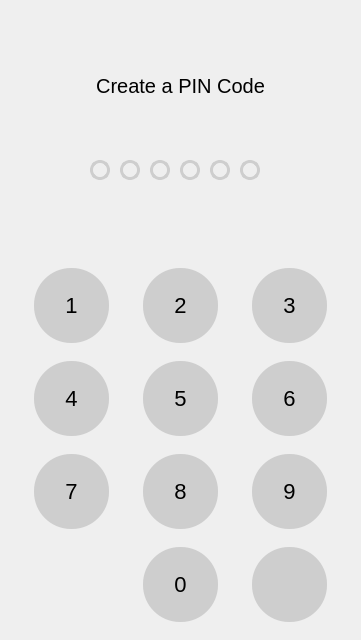
<?xml version="1.0" encoding="UTF-8"?>
<ui version="4.0">
 <class>Form</class>
 <widget class="QWidget" name="Form">
  <property name="geometry">
   <rect>
    <x>0</x>
    <y>0</y>
    <width>361</width>
    <height>640</height>
   </rect>
  </property>
  <property name="windowTitle">
   <string>Form</string>
  </property>
  <widget class="QStackedWidget" name="stackedWidget">
   <property name="geometry">
    <rect>
     <x>0</x>
     <y>0</y>
     <width>361</width>
     <height>641</height>
    </rect>
   </property>
   <property name="currentIndex">
    <number>0</number>
   </property>
   <widget class="QWidget" name="createpinPage">
    <widget class="QWidget" name="gridLayoutWidget">
     <property name="geometry">
      <rect>
       <x>0</x>
       <y>250</y>
       <width>361</width>
       <height>391</height>
      </rect>
     </property>
     <layout class="QGridLayout" name="keyboardGridLayout">
      <property name="spacing">
       <number>0</number>
      </property>
      <item row="2" column="0">
       <widget class="QPushButton" name="pushButton_7">
        <property name="minimumSize">
         <size>
          <width>75</width>
          <height>75</height>
         </size>
        </property>
        <property name="maximumSize">
         <size>
          <width>75</width>
          <height>75</height>
         </size>
        </property>
        <property name="cursor">
         <cursorShape>PointingHandCursor</cursorShape>
        </property>
        <property name="styleSheet">
         <string notr="true">QPushButton
{
	background: #cecece;
	border-radius: 37px;
	font: 22px Arial;
	
}
QPushButton:pressed
{
	background: #bbbbbf;
}</string>
        </property>
        <property name="text">
         <string>7</string>
        </property>
       </widget>
      </item>
      <item row="0" column="0">
       <widget class="QPushButton" name="pushButton_1">
        <property name="minimumSize">
         <size>
          <width>75</width>
          <height>75</height>
         </size>
        </property>
        <property name="maximumSize">
         <size>
          <width>75</width>
          <height>75</height>
         </size>
        </property>
        <property name="cursor">
         <cursorShape>PointingHandCursor</cursorShape>
        </property>
        <property name="styleSheet">
         <string notr="true">QPushButton
{
	background: #cecece;
	border-radius: 37px;
	font: 22px Arial;
	
}
QPushButton:pressed
{
	background: #bbbbbf;
}</string>
        </property>
        <property name="text">
         <string>1</string>
        </property>
       </widget>
      </item>
      <item row="1" column="1">
       <widget class="QPushButton" name="pushButton_5">
        <property name="minimumSize">
         <size>
          <width>75</width>
          <height>75</height>
         </size>
        </property>
        <property name="maximumSize">
         <size>
          <width>75</width>
          <height>75</height>
         </size>
        </property>
        <property name="cursor">
         <cursorShape>PointingHandCursor</cursorShape>
        </property>
        <property name="styleSheet">
         <string notr="true">QPushButton
{
	background: #cecece;
	border-radius: 37px;
	font: 22px Arial;
	
}
QPushButton:pressed
{
	background: #bbbbbf;
}</string>
        </property>
        <property name="text">
         <string>5</string>
        </property>
       </widget>
      </item>
      <item row="0" column="2">
       <widget class="QPushButton" name="pushButton_3">
        <property name="minimumSize">
         <size>
          <width>75</width>
          <height>75</height>
         </size>
        </property>
        <property name="maximumSize">
         <size>
          <width>75</width>
          <height>75</height>
         </size>
        </property>
        <property name="cursor">
         <cursorShape>PointingHandCursor</cursorShape>
        </property>
        <property name="styleSheet">
         <string notr="true">QPushButton
{
	background: #cecece;
	border-radius: 37px;
	font: 22px Arial;
	
}
QPushButton:pressed
{
	background: #bbbbbf;
}</string>
        </property>
        <property name="text">
         <string>3</string>
        </property>
       </widget>
      </item>
      <item row="1" column="0">
       <widget class="QPushButton" name="pushButton_4">
        <property name="minimumSize">
         <size>
          <width>75</width>
          <height>75</height>
         </size>
        </property>
        <property name="maximumSize">
         <size>
          <width>75</width>
          <height>75</height>
         </size>
        </property>
        <property name="cursor">
         <cursorShape>PointingHandCursor</cursorShape>
        </property>
        <property name="styleSheet">
         <string notr="true">QPushButton
{
	background: #cecece;
	border-radius: 37px;
	font: 22px Arial;
	
}
QPushButton:pressed
{
	background: #bbbbbf;
}</string>
        </property>
        <property name="text">
         <string>4</string>
        </property>
       </widget>
      </item>
      <item row="0" column="1">
       <widget class="QPushButton" name="pushButton_2">
        <property name="sizePolicy">
         <sizepolicy hsizetype="Minimum" vsizetype="Minimum">
          <horstretch>0</horstretch>
          <verstretch>0</verstretch>
         </sizepolicy>
        </property>
        <property name="minimumSize">
         <size>
          <width>75</width>
          <height>75</height>
         </size>
        </property>
        <property name="maximumSize">
         <size>
          <width>75</width>
          <height>75</height>
         </size>
        </property>
        <property name="cursor">
         <cursorShape>PointingHandCursor</cursorShape>
        </property>
        <property name="styleSheet">
         <string notr="true">QPushButton
{
	background: #cecece;
	border-radius: 37px;
	font: 22px Arial;
	
}
QPushButton:pressed
{
	background: #bbbbbf;
}</string>
        </property>
        <property name="text">
         <string>2</string>
        </property>
        <property name="iconSize">
         <size>
          <width>16</width>
          <height>16</height>
         </size>
        </property>
        <property name="flat">
         <bool>false</bool>
        </property>
       </widget>
      </item>
      <item row="2" column="2">
       <widget class="QPushButton" name="pushButton_9">
        <property name="minimumSize">
         <size>
          <width>75</width>
          <height>75</height>
         </size>
        </property>
        <property name="maximumSize">
         <size>
          <width>75</width>
          <height>75</height>
         </size>
        </property>
        <property name="cursor">
         <cursorShape>PointingHandCursor</cursorShape>
        </property>
        <property name="styleSheet">
         <string notr="true">QPushButton
{
	background: #cecece;
	border-radius: 37px;
	font: 22px Arial;
	
}
QPushButton:pressed
{
	background: #bbbbbf;
}</string>
        </property>
        <property name="text">
         <string>9</string>
        </property>
       </widget>
      </item>
      <item row="3" column="1">
       <widget class="QPushButton" name="pushButton_0">
        <property name="minimumSize">
         <size>
          <width>75</width>
          <height>75</height>
         </size>
        </property>
        <property name="maximumSize">
         <size>
          <width>75</width>
          <height>75</height>
         </size>
        </property>
        <property name="cursor">
         <cursorShape>PointingHandCursor</cursorShape>
        </property>
        <property name="styleSheet">
         <string notr="true">QPushButton
{
	background: #cecece;
	border-radius: 37px;
	font: 22px Arial;
	
}
QPushButton:pressed
{
	background: #bbbbbf;
}</string>
        </property>
        <property name="text">
         <string>0</string>
        </property>
       </widget>
      </item>
      <item row="1" column="2">
       <widget class="QPushButton" name="pushButton_6">
        <property name="minimumSize">
         <size>
          <width>75</width>
          <height>75</height>
         </size>
        </property>
        <property name="maximumSize">
         <size>
          <width>75</width>
          <height>75</height>
         </size>
        </property>
        <property name="cursor">
         <cursorShape>PointingHandCursor</cursorShape>
        </property>
        <property name="styleSheet">
         <string notr="true">QPushButton
{
	background: #cecece;
	border-radius: 37px;
	font: 22px Arial;
	
}
QPushButton:pressed
{
	background: #bbbbbf;
}</string>
        </property>
        <property name="text">
         <string>6</string>
        </property>
       </widget>
      </item>
      <item row="2" column="1">
       <widget class="QPushButton" name="pushButton_8">
        <property name="minimumSize">
         <size>
          <width>75</width>
          <height>75</height>
         </size>
        </property>
        <property name="maximumSize">
         <size>
          <width>75</width>
          <height>75</height>
         </size>
        </property>
        <property name="cursor">
         <cursorShape>PointingHandCursor</cursorShape>
        </property>
        <property name="styleSheet">
         <string notr="true">QPushButton
{
	background: #cecece;
	border-radius: 37px;
	font: 22px Arial;
	
}
QPushButton:pressed
{
	background: #bbbbbf;
}</string>
        </property>
        <property name="text">
         <string>8</string>
        </property>
       </widget>
      </item>
      <item row="3" column="2">
       <widget class="QPushButton" name="pushButton_delete">
        <property name="minimumSize">
         <size>
          <width>75</width>
          <height>75</height>
         </size>
        </property>
        <property name="maximumSize">
         <size>
          <width>75</width>
          <height>75</height>
         </size>
        </property>
        <property name="cursor">
         <cursorShape>PointingHandCursor</cursorShape>
        </property>
        <property name="styleSheet">
         <string notr="true">QPushButton
{
	background: #cecece;
	border-radius: 37px;
	font: 22px Arial;
	
}
QPushButton:pressed
{
	background: #bbbbbf;
}</string>
        </property>
        <property name="text">
         <string/>
        </property>
        <property name="icon">
         <iconset>
          <normaloff>images/delete.png</normaloff>images/delete.png</iconset>
        </property>
        <property name="iconSize">
         <size>
          <width>25</width>
          <height>25</height>
         </size>
        </property>
       </widget>
      </item>
     </layout>
    </widget>
    <widget class="QLabel" name="createapincodeLabel">
     <property name="geometry">
      <rect>
       <x>0</x>
       <y>70</y>
       <width>361</width>
       <height>31</height>
      </rect>
     </property>
     <property name="font">
      <font>
       <family>Arial</family>
       <pointsize>-1</pointsize>
       <italic>false</italic>
       <bold>false</bold>
      </font>
     </property>
     <property name="styleSheet">
      <string notr="true">font: 20px Arial;
color: black;</string>
     </property>
     <property name="text">
      <string>Create a PIN Code</string>
     </property>
     <property name="alignment">
      <set>Qt::AlignCenter</set>
     </property>
    </widget>
    <widget class="QPushButton" name="pin1">
     <property name="geometry">
      <rect>
       <x>90</x>
       <y>160</y>
       <width>20</width>
       <height>20</height>
      </rect>
     </property>
     <property name="minimumSize">
      <size>
       <width>20</width>
       <height>20</height>
      </size>
     </property>
     <property name="maximumSize">
      <size>
       <width>20</width>
       <height>20</height>
      </size>
     </property>
     <property name="styleSheet">
      <string notr="true">QPushButton
{
	border-radius: 10px;
	border: 3px solid #cecece;
}
</string>
     </property>
     <property name="text">
      <string/>
     </property>
    </widget>
    <widget class="QPushButton" name="pin2">
     <property name="geometry">
      <rect>
       <x>120</x>
       <y>160</y>
       <width>20</width>
       <height>20</height>
      </rect>
     </property>
     <property name="minimumSize">
      <size>
       <width>20</width>
       <height>20</height>
      </size>
     </property>
     <property name="maximumSize">
      <size>
       <width>20</width>
       <height>20</height>
      </size>
     </property>
     <property name="styleSheet">
      <string notr="true">QPushButton
{
	border-radius: 10px;
	border: 3px solid #cecece;
}
</string>
     </property>
     <property name="text">
      <string/>
     </property>
    </widget>
    <widget class="QPushButton" name="pin3">
     <property name="geometry">
      <rect>
       <x>150</x>
       <y>160</y>
       <width>20</width>
       <height>20</height>
      </rect>
     </property>
     <property name="minimumSize">
      <size>
       <width>20</width>
       <height>20</height>
      </size>
     </property>
     <property name="maximumSize">
      <size>
       <width>20</width>
       <height>20</height>
      </size>
     </property>
     <property name="styleSheet">
      <string notr="true">QPushButton
{
	border-radius: 10px;
	border: 3px solid #cecece;
}
</string>
     </property>
     <property name="text">
      <string/>
     </property>
    </widget>
    <widget class="QPushButton" name="pin4">
     <property name="geometry">
      <rect>
       <x>180</x>
       <y>160</y>
       <width>20</width>
       <height>20</height>
      </rect>
     </property>
     <property name="minimumSize">
      <size>
       <width>20</width>
       <height>20</height>
      </size>
     </property>
     <property name="maximumSize">
      <size>
       <width>20</width>
       <height>20</height>
      </size>
     </property>
     <property name="styleSheet">
      <string notr="true">QPushButton
{
	border-radius: 10px;
	border: 3px solid #cecece;
}
</string>
     </property>
     <property name="text">
      <string/>
     </property>
    </widget>
    <widget class="QPushButton" name="pin6">
     <property name="geometry">
      <rect>
       <x>240</x>
       <y>160</y>
       <width>20</width>
       <height>20</height>
      </rect>
     </property>
     <property name="minimumSize">
      <size>
       <width>20</width>
       <height>20</height>
      </size>
     </property>
     <property name="maximumSize">
      <size>
       <width>20</width>
       <height>20</height>
      </size>
     </property>
     <property name="styleSheet">
      <string notr="true">QPushButton
{
	border-radius: 10px;
	border: 3px solid #cecece;
}
</string>
     </property>
     <property name="text">
      <string/>
     </property>
    </widget>
    <widget class="QPushButton" name="pin5">
     <property name="geometry">
      <rect>
       <x>210</x>
       <y>160</y>
       <width>20</width>
       <height>20</height>
      </rect>
     </property>
     <property name="minimumSize">
      <size>
       <width>20</width>
       <height>20</height>
      </size>
     </property>
     <property name="maximumSize">
      <size>
       <width>20</width>
       <height>20</height>
      </size>
     </property>
     <property name="styleSheet">
      <string notr="true">QPushButton
{
	border-radius: 10px;
	border: 3px solid #cecece;
}
</string>
     </property>
     <property name="text">
      <string/>
     </property>
    </widget>
   </widget>
   <widget class="QWidget" name="confirmpinPage">
    <widget class="QWidget" name="gridLayoutWidget_2">
     <property name="geometry">
      <rect>
       <x>0</x>
       <y>250</y>
       <width>361</width>
       <height>391</height>
      </rect>
     </property>
     <layout class="QGridLayout" name="keyboardGridLayout_2">
      <property name="spacing">
       <number>0</number>
      </property>
      <item row="0" column="0">
       <widget class="QPushButton" name="pushButton_1_2">
        <property name="minimumSize">
         <size>
          <width>75</width>
          <height>75</height>
         </size>
        </property>
        <property name="maximumSize">
         <size>
          <width>75</width>
          <height>75</height>
         </size>
        </property>
        <property name="cursor">
         <cursorShape>PointingHandCursor</cursorShape>
        </property>
        <property name="styleSheet">
         <string notr="true">QPushButton
{
	background: #cecece;
	border-radius: 37px;
	font: 22px Arial;
	
}
QPushButton:pressed
{
	background: #bbbbbf;
}</string>
        </property>
        <property name="text">
         <string>1</string>
        </property>
       </widget>
      </item>
      <item row="1" column="1">
       <widget class="QPushButton" name="pushButton_5_2">
        <property name="minimumSize">
         <size>
          <width>75</width>
          <height>75</height>
         </size>
        </property>
        <property name="maximumSize">
         <size>
          <width>75</width>
          <height>75</height>
         </size>
        </property>
        <property name="cursor">
         <cursorShape>PointingHandCursor</cursorShape>
        </property>
        <property name="styleSheet">
         <string notr="true">QPushButton
{
	background: #cecece;
	border-radius: 37px;
	font: 22px Arial;
	
}
QPushButton:pressed
{
	background: #bbbbbf;
}</string>
        </property>
        <property name="text">
         <string>5</string>
        </property>
       </widget>
      </item>
      <item row="1" column="2">
       <widget class="QPushButton" name="pushButton_6_2">
        <property name="minimumSize">
         <size>
          <width>75</width>
          <height>75</height>
         </size>
        </property>
        <property name="maximumSize">
         <size>
          <width>75</width>
          <height>75</height>
         </size>
        </property>
        <property name="cursor">
         <cursorShape>PointingHandCursor</cursorShape>
        </property>
        <property name="styleSheet">
         <string notr="true">QPushButton
{
	background: #cecece;
	border-radius: 37px;
	font: 22px Arial;
	
}
QPushButton:pressed
{
	background: #bbbbbf;
}</string>
        </property>
        <property name="text">
         <string>6</string>
        </property>
       </widget>
      </item>
      <item row="1" column="0">
       <widget class="QPushButton" name="pushButton_4_2">
        <property name="minimumSize">
         <size>
          <width>75</width>
          <height>75</height>
         </size>
        </property>
        <property name="maximumSize">
         <size>
          <width>75</width>
          <height>75</height>
         </size>
        </property>
        <property name="cursor">
         <cursorShape>PointingHandCursor</cursorShape>
        </property>
        <property name="styleSheet">
         <string notr="true">QPushButton
{
	background: #cecece;
	border-radius: 37px;
	font: 22px Arial;
	
}
QPushButton:pressed
{
	background: #bbbbbf;
}</string>
        </property>
        <property name="text">
         <string>4</string>
        </property>
       </widget>
      </item>
      <item row="0" column="1">
       <widget class="QPushButton" name="pushButton_2_2">
        <property name="minimumSize">
         <size>
          <width>75</width>
          <height>75</height>
         </size>
        </property>
        <property name="maximumSize">
         <size>
          <width>75</width>
          <height>75</height>
         </size>
        </property>
        <property name="cursor">
         <cursorShape>PointingHandCursor</cursorShape>
        </property>
        <property name="styleSheet">
         <string notr="true">QPushButton
{
	background: #cecece;
	border-radius: 37px;
	font: 22px Arial;
	
}
QPushButton:pressed
{
	background: #bbbbbf;
}</string>
        </property>
        <property name="text">
         <string>2</string>
        </property>
       </widget>
      </item>
      <item row="2" column="0">
       <widget class="QPushButton" name="pushButton_7_2">
        <property name="minimumSize">
         <size>
          <width>75</width>
          <height>75</height>
         </size>
        </property>
        <property name="maximumSize">
         <size>
          <width>75</width>
          <height>75</height>
         </size>
        </property>
        <property name="cursor">
         <cursorShape>PointingHandCursor</cursorShape>
        </property>
        <property name="styleSheet">
         <string notr="true">QPushButton
{
	background: #cecece;
	border-radius: 37px;
	font: 22px Arial;
	
}
QPushButton:pressed
{
	background: #bbbbbf;
}</string>
        </property>
        <property name="text">
         <string>7</string>
        </property>
       </widget>
      </item>
      <item row="2" column="1">
       <widget class="QPushButton" name="pushButton_8_2">
        <property name="minimumSize">
         <size>
          <width>75</width>
          <height>75</height>
         </size>
        </property>
        <property name="maximumSize">
         <size>
          <width>75</width>
          <height>75</height>
         </size>
        </property>
        <property name="cursor">
         <cursorShape>PointingHandCursor</cursorShape>
        </property>
        <property name="styleSheet">
         <string notr="true">QPushButton
{
	background: #cecece;
	border-radius: 37px;
	font: 22px Arial;
	
}
QPushButton:pressed
{
	background: #bbbbbf;
}</string>
        </property>
        <property name="text">
         <string>8</string>
        </property>
       </widget>
      </item>
      <item row="2" column="2">
       <widget class="QPushButton" name="pushButton_9_2">
        <property name="minimumSize">
         <size>
          <width>75</width>
          <height>75</height>
         </size>
        </property>
        <property name="maximumSize">
         <size>
          <width>75</width>
          <height>75</height>
         </size>
        </property>
        <property name="cursor">
         <cursorShape>PointingHandCursor</cursorShape>
        </property>
        <property name="styleSheet">
         <string notr="true">QPushButton
{
	background: #cecece;
	border-radius: 37px;
	font: 22px Arial;
	
}
QPushButton:pressed
{
	background: #bbbbbf;
}</string>
        </property>
        <property name="text">
         <string>9</string>
        </property>
       </widget>
      </item>
      <item row="3" column="1">
       <widget class="QPushButton" name="pushButton_0_2">
        <property name="minimumSize">
         <size>
          <width>75</width>
          <height>75</height>
         </size>
        </property>
        <property name="maximumSize">
         <size>
          <width>75</width>
          <height>75</height>
         </size>
        </property>
        <property name="cursor">
         <cursorShape>PointingHandCursor</cursorShape>
        </property>
        <property name="styleSheet">
         <string notr="true">QPushButton
{
	background: #cecece;
	border-radius: 37px;
	font: 22px Arial;
	
}
QPushButton:pressed
{
	background: #bbbbbf;
}</string>
        </property>
        <property name="text">
         <string>0</string>
        </property>
       </widget>
      </item>
      <item row="3" column="2">
       <widget class="QPushButton" name="pushButton_delete_2">
        <property name="minimumSize">
         <size>
          <width>75</width>
          <height>75</height>
         </size>
        </property>
        <property name="maximumSize">
         <size>
          <width>75</width>
          <height>75</height>
         </size>
        </property>
        <property name="cursor">
         <cursorShape>PointingHandCursor</cursorShape>
        </property>
        <property name="styleSheet">
         <string notr="true">QPushButton
{
	background: #cecece;
	border-radius: 37px;
	font: 22px Arial;
	
}
QPushButton:pressed
{
	background: #bbbbbf;
}</string>
        </property>
        <property name="text">
         <string/>
        </property>
        <property name="icon">
         <iconset>
          <normaloff>images/delete.png</normaloff>images/delete.png</iconset>
        </property>
        <property name="iconSize">
         <size>
          <width>25</width>
          <height>25</height>
         </size>
        </property>
       </widget>
      </item>
      <item row="0" column="2">
       <widget class="QPushButton" name="pushButton_3_2">
        <property name="minimumSize">
         <size>
          <width>75</width>
          <height>75</height>
         </size>
        </property>
        <property name="maximumSize">
         <size>
          <width>75</width>
          <height>75</height>
         </size>
        </property>
        <property name="cursor">
         <cursorShape>PointingHandCursor</cursorShape>
        </property>
        <property name="styleSheet">
         <string notr="true">QPushButton
{
	background: #cecece;
	border-radius: 37px;
	font: 22px Arial;
	
}
QPushButton:pressed
{
	background: #bbbbbf;
}</string>
        </property>
        <property name="text">
         <string>3</string>
        </property>
       </widget>
      </item>
     </layout>
    </widget>
    <widget class="QLabel" name="confirmpincodeLabel">
     <property name="geometry">
      <rect>
       <x>0</x>
       <y>70</y>
       <width>361</width>
       <height>31</height>
      </rect>
     </property>
     <property name="font">
      <font>
       <family>Arial</family>
       <pointsize>-1</pointsize>
       <italic>false</italic>
       <bold>false</bold>
      </font>
     </property>
     <property name="styleSheet">
      <string notr="true">font: 20px Arial;
color: black;</string>
     </property>
     <property name="text">
      <string>Confirm PIN Code</string>
     </property>
     <property name="alignment">
      <set>Qt::AlignCenter</set>
     </property>
    </widget>
    <widget class="QPushButton" name="pin1_2">
     <property name="geometry">
      <rect>
       <x>90</x>
       <y>160</y>
       <width>20</width>
       <height>20</height>
      </rect>
     </property>
     <property name="minimumSize">
      <size>
       <width>20</width>
       <height>20</height>
      </size>
     </property>
     <property name="maximumSize">
      <size>
       <width>20</width>
       <height>20</height>
      </size>
     </property>
     <property name="styleSheet">
      <string notr="true">QPushButton
{
	border-radius: 10px;
	border: 3px solid #cecece;
}
</string>
     </property>
     <property name="text">
      <string/>
     </property>
    </widget>
    <widget class="QPushButton" name="pin2_2">
     <property name="geometry">
      <rect>
       <x>120</x>
       <y>160</y>
       <width>20</width>
       <height>20</height>
      </rect>
     </property>
     <property name="minimumSize">
      <size>
       <width>20</width>
       <height>20</height>
      </size>
     </property>
     <property name="maximumSize">
      <size>
       <width>20</width>
       <height>20</height>
      </size>
     </property>
     <property name="styleSheet">
      <string notr="true">QPushButton
{
	border-radius: 10px;
	border: 3px solid #cecece;
}
</string>
     </property>
     <property name="text">
      <string/>
     </property>
    </widget>
    <widget class="QPushButton" name="pin3_2">
     <property name="geometry">
      <rect>
       <x>150</x>
       <y>160</y>
       <width>20</width>
       <height>20</height>
      </rect>
     </property>
     <property name="minimumSize">
      <size>
       <width>20</width>
       <height>20</height>
      </size>
     </property>
     <property name="maximumSize">
      <size>
       <width>20</width>
       <height>20</height>
      </size>
     </property>
     <property name="styleSheet">
      <string notr="true">QPushButton
{
	border-radius: 10px;
	border: 3px solid #cecece;
}
</string>
     </property>
     <property name="text">
      <string/>
     </property>
    </widget>
    <widget class="QPushButton" name="pin4_2">
     <property name="geometry">
      <rect>
       <x>180</x>
       <y>160</y>
       <width>20</width>
       <height>20</height>
      </rect>
     </property>
     <property name="minimumSize">
      <size>
       <width>20</width>
       <height>20</height>
      </size>
     </property>
     <property name="maximumSize">
      <size>
       <width>20</width>
       <height>20</height>
      </size>
     </property>
     <property name="styleSheet">
      <string notr="true">QPushButton
{
	border-radius: 10px;
	border: 3px solid #cecece;
}
</string>
     </property>
     <property name="text">
      <string/>
     </property>
    </widget>
    <widget class="QPushButton" name="pin5_2">
     <property name="geometry">
      <rect>
       <x>210</x>
       <y>160</y>
       <width>20</width>
       <height>20</height>
      </rect>
     </property>
     <property name="minimumSize">
      <size>
       <width>20</width>
       <height>20</height>
      </size>
     </property>
     <property name="maximumSize">
      <size>
       <width>20</width>
       <height>20</height>
      </size>
     </property>
     <property name="styleSheet">
      <string notr="true">QPushButton
{
	border-radius: 10px;
	border: 3px solid #cecece;
}
</string>
     </property>
     <property name="text">
      <string/>
     </property>
    </widget>
    <widget class="QPushButton" name="pin6_2">
     <property name="geometry">
      <rect>
       <x>240</x>
       <y>160</y>
       <width>20</width>
       <height>20</height>
      </rect>
     </property>
     <property name="minimumSize">
      <size>
       <width>20</width>
       <height>20</height>
      </size>
     </property>
     <property name="maximumSize">
      <size>
       <width>20</width>
       <height>20</height>
      </size>
     </property>
     <property name="styleSheet">
      <string notr="true">QPushButton
{
	border-radius: 10px;
	border: 3px solid #cecece;
}
</string>
     </property>
     <property name="text">
      <string/>
     </property>
    </widget>
   </widget>
   <widget class="QWidget" name="enterpinPage">
    <widget class="QPushButton" name="pin1_3">
     <property name="geometry">
      <rect>
       <x>90</x>
       <y>160</y>
       <width>20</width>
       <height>20</height>
      </rect>
     </property>
     <property name="minimumSize">
      <size>
       <width>20</width>
       <height>20</height>
      </size>
     </property>
     <property name="maximumSize">
      <size>
       <width>20</width>
       <height>20</height>
      </size>
     </property>
     <property name="styleSheet">
      <string notr="true">QPushButton
{
	border-radius: 10px;
	border: 3px solid #cecece;
}
</string>
     </property>
     <property name="text">
      <string/>
     </property>
    </widget>
    <widget class="QPushButton" name="pin2_3">
     <property name="geometry">
      <rect>
       <x>120</x>
       <y>160</y>
       <width>20</width>
       <height>20</height>
      </rect>
     </property>
     <property name="minimumSize">
      <size>
       <width>20</width>
       <height>20</height>
      </size>
     </property>
     <property name="maximumSize">
      <size>
       <width>20</width>
       <height>20</height>
      </size>
     </property>
     <property name="styleSheet">
      <string notr="true">QPushButton
{
	border-radius: 10px;
	border: 3px solid #cecece;
}
</string>
     </property>
     <property name="text">
      <string/>
     </property>
    </widget>
    <widget class="QWidget" name="gridLayoutWidget_3">
     <property name="geometry">
      <rect>
       <x>0</x>
       <y>250</y>
       <width>361</width>
       <height>391</height>
      </rect>
     </property>
     <layout class="QGridLayout" name="keyboardGridLayout3">
      <property name="spacing">
       <number>0</number>
      </property>
      <item row="2" column="0">
       <widget class="QPushButton" name="pushButton_7_3">
        <property name="minimumSize">
         <size>
          <width>75</width>
          <height>75</height>
         </size>
        </property>
        <property name="maximumSize">
         <size>
          <width>75</width>
          <height>75</height>
         </size>
        </property>
        <property name="cursor">
         <cursorShape>PointingHandCursor</cursorShape>
        </property>
        <property name="styleSheet">
         <string notr="true">QPushButton
{
	background: #cecece;
	border-radius: 37px;
	font: 22px Arial;
	
}
QPushButton:pressed
{
	background: #bbbbbf;
}</string>
        </property>
        <property name="text">
         <string>7</string>
        </property>
       </widget>
      </item>
      <item row="0" column="0">
       <widget class="QPushButton" name="pushButton_1_3">
        <property name="minimumSize">
         <size>
          <width>75</width>
          <height>75</height>
         </size>
        </property>
        <property name="maximumSize">
         <size>
          <width>75</width>
          <height>75</height>
         </size>
        </property>
        <property name="cursor">
         <cursorShape>PointingHandCursor</cursorShape>
        </property>
        <property name="styleSheet">
         <string notr="true">QPushButton
{
	background: #cecece;
	border-radius: 37px;
	font: 22px Arial;
	
}
QPushButton:pressed
{
	background: #bbbbbf;
}</string>
        </property>
        <property name="text">
         <string>1</string>
        </property>
       </widget>
      </item>
      <item row="1" column="1">
       <widget class="QPushButton" name="pushButton_5_3">
        <property name="minimumSize">
         <size>
          <width>75</width>
          <height>75</height>
         </size>
        </property>
        <property name="maximumSize">
         <size>
          <width>75</width>
          <height>75</height>
         </size>
        </property>
        <property name="cursor">
         <cursorShape>PointingHandCursor</cursorShape>
        </property>
        <property name="styleSheet">
         <string notr="true">QPushButton
{
	background: #cecece;
	border-radius: 37px;
	font: 22px Arial;
	
}
QPushButton:pressed
{
	background: #bbbbbf;
}</string>
        </property>
        <property name="text">
         <string>5</string>
        </property>
       </widget>
      </item>
      <item row="0" column="2">
       <widget class="QPushButton" name="pushButton_3_3">
        <property name="minimumSize">
         <size>
          <width>75</width>
          <height>75</height>
         </size>
        </property>
        <property name="maximumSize">
         <size>
          <width>75</width>
          <height>75</height>
         </size>
        </property>
        <property name="cursor">
         <cursorShape>PointingHandCursor</cursorShape>
        </property>
        <property name="styleSheet">
         <string notr="true">QPushButton
{
	background: #cecece;
	border-radius: 37px;
	font: 22px Arial;
	
}
QPushButton:pressed
{
	background: #bbbbbf;
}</string>
        </property>
        <property name="text">
         <string>3</string>
        </property>
       </widget>
      </item>
      <item row="1" column="0">
       <widget class="QPushButton" name="pushButton_4_3">
        <property name="minimumSize">
         <size>
          <width>75</width>
          <height>75</height>
         </size>
        </property>
        <property name="maximumSize">
         <size>
          <width>75</width>
          <height>75</height>
         </size>
        </property>
        <property name="cursor">
         <cursorShape>PointingHandCursor</cursorShape>
        </property>
        <property name="styleSheet">
         <string notr="true">QPushButton
{
	background: #cecece;
	border-radius: 37px;
	font: 22px Arial;
	
}
QPushButton:pressed
{
	background: #bbbbbf;
}</string>
        </property>
        <property name="text">
         <string>4</string>
        </property>
       </widget>
      </item>
      <item row="0" column="1">
       <widget class="QPushButton" name="pushButton_2_3">
        <property name="sizePolicy">
         <sizepolicy hsizetype="Minimum" vsizetype="Minimum">
          <horstretch>0</horstretch>
          <verstretch>0</verstretch>
         </sizepolicy>
        </property>
        <property name="minimumSize">
         <size>
          <width>75</width>
          <height>75</height>
         </size>
        </property>
        <property name="maximumSize">
         <size>
          <width>75</width>
          <height>75</height>
         </size>
        </property>
        <property name="cursor">
         <cursorShape>PointingHandCursor</cursorShape>
        </property>
        <property name="styleSheet">
         <string notr="true">QPushButton
{
	background: #cecece;
	border-radius: 37px;
	font: 22px Arial;
	
}
QPushButton:pressed
{
	background: #bbbbbf;
}</string>
        </property>
        <property name="text">
         <string>2</string>
        </property>
        <property name="iconSize">
         <size>
          <width>16</width>
          <height>16</height>
         </size>
        </property>
        <property name="flat">
         <bool>false</bool>
        </property>
       </widget>
      </item>
      <item row="2" column="2">
       <widget class="QPushButton" name="pushButton_9_3">
        <property name="minimumSize">
         <size>
          <width>75</width>
          <height>75</height>
         </size>
        </property>
        <property name="maximumSize">
         <size>
          <width>75</width>
          <height>75</height>
         </size>
        </property>
        <property name="cursor">
         <cursorShape>PointingHandCursor</cursorShape>
        </property>
        <property name="styleSheet">
         <string notr="true">QPushButton
{
	background: #cecece;
	border-radius: 37px;
	font: 22px Arial;
	
}
QPushButton:pressed
{
	background: #bbbbbf;
}</string>
        </property>
        <property name="text">
         <string>9</string>
        </property>
       </widget>
      </item>
      <item row="3" column="1">
       <widget class="QPushButton" name="pushButton_0_3">
        <property name="minimumSize">
         <size>
          <width>75</width>
          <height>75</height>
         </size>
        </property>
        <property name="maximumSize">
         <size>
          <width>75</width>
          <height>75</height>
         </size>
        </property>
        <property name="cursor">
         <cursorShape>PointingHandCursor</cursorShape>
        </property>
        <property name="styleSheet">
         <string notr="true">QPushButton
{
	background: #cecece;
	border-radius: 37px;
	font: 22px Arial;
	
}
QPushButton:pressed
{
	background: #bbbbbf;
}</string>
        </property>
        <property name="text">
         <string>0</string>
        </property>
       </widget>
      </item>
      <item row="1" column="2">
       <widget class="QPushButton" name="pushButton_6_3">
        <property name="minimumSize">
         <size>
          <width>75</width>
          <height>75</height>
         </size>
        </property>
        <property name="maximumSize">
         <size>
          <width>75</width>
          <height>75</height>
         </size>
        </property>
        <property name="cursor">
         <cursorShape>PointingHandCursor</cursorShape>
        </property>
        <property name="styleSheet">
         <string notr="true">QPushButton
{
	background: #cecece;
	border-radius: 37px;
	font: 22px Arial;
	
}
QPushButton:pressed
{
	background: #bbbbbf;
}</string>
        </property>
        <property name="text">
         <string>6</string>
        </property>
       </widget>
      </item>
      <item row="2" column="1">
       <widget class="QPushButton" name="pushButton_8_3">
        <property name="minimumSize">
         <size>
          <width>75</width>
          <height>75</height>
         </size>
        </property>
        <property name="maximumSize">
         <size>
          <width>75</width>
          <height>75</height>
         </size>
        </property>
        <property name="cursor">
         <cursorShape>PointingHandCursor</cursorShape>
        </property>
        <property name="styleSheet">
         <string notr="true">QPushButton
{
	background: #cecece;
	border-radius: 37px;
	font: 22px Arial;
	
}
QPushButton:pressed
{
	background: #bbbbbf;
}</string>
        </property>
        <property name="text">
         <string>8</string>
        </property>
       </widget>
      </item>
      <item row="3" column="2">
       <widget class="QPushButton" name="pushButton_delete_3">
        <property name="minimumSize">
         <size>
          <width>75</width>
          <height>75</height>
         </size>
        </property>
        <property name="maximumSize">
         <size>
          <width>75</width>
          <height>75</height>
         </size>
        </property>
        <property name="cursor">
         <cursorShape>PointingHandCursor</cursorShape>
        </property>
        <property name="styleSheet">
         <string notr="true">QPushButton
{
	background: #cecece;
	border-radius: 37px;
	font: 22px Arial;
	
}
QPushButton:pressed
{
	background: #bbbbbf;
}</string>
        </property>
        <property name="text">
         <string/>
        </property>
        <property name="icon">
         <iconset>
          <normaloff>images/delete.png</normaloff>images/delete.png</iconset>
        </property>
        <property name="iconSize">
         <size>
          <width>25</width>
          <height>25</height>
         </size>
        </property>
       </widget>
      </item>
     </layout>
    </widget>
    <widget class="QPushButton" name="pin4_3">
     <property name="geometry">
      <rect>
       <x>180</x>
       <y>160</y>
       <width>20</width>
       <height>20</height>
      </rect>
     </property>
     <property name="minimumSize">
      <size>
       <width>20</width>
       <height>20</height>
      </size>
     </property>
     <property name="maximumSize">
      <size>
       <width>20</width>
       <height>20</height>
      </size>
     </property>
     <property name="styleSheet">
      <string notr="true">QPushButton
{
	border-radius: 10px;
	border: 3px solid #cecece;
}
</string>
     </property>
     <property name="text">
      <string/>
     </property>
    </widget>
    <widget class="QPushButton" name="pin6_3">
     <property name="geometry">
      <rect>
       <x>240</x>
       <y>160</y>
       <width>20</width>
       <height>20</height>
      </rect>
     </property>
     <property name="minimumSize">
      <size>
       <width>20</width>
       <height>20</height>
      </size>
     </property>
     <property name="maximumSize">
      <size>
       <width>20</width>
       <height>20</height>
      </size>
     </property>
     <property name="styleSheet">
      <string notr="true">QPushButton
{
	border-radius: 10px;
	border: 3px solid #cecece;
}
</string>
     </property>
     <property name="text">
      <string/>
     </property>
    </widget>
    <widget class="QPushButton" name="pin3_3">
     <property name="geometry">
      <rect>
       <x>150</x>
       <y>160</y>
       <width>20</width>
       <height>20</height>
      </rect>
     </property>
     <property name="minimumSize">
      <size>
       <width>20</width>
       <height>20</height>
      </size>
     </property>
     <property name="maximumSize">
      <size>
       <width>20</width>
       <height>20</height>
      </size>
     </property>
     <property name="styleSheet">
      <string notr="true">QPushButton
{
	border-radius: 10px;
	border: 3px solid #cecece;
}
</string>
     </property>
     <property name="text">
      <string/>
     </property>
    </widget>
    <widget class="QLabel" name="entepincodeLabel">
     <property name="geometry">
      <rect>
       <x>0</x>
       <y>70</y>
       <width>361</width>
       <height>31</height>
      </rect>
     </property>
     <property name="font">
      <font>
       <family>Arial</family>
       <pointsize>-1</pointsize>
       <italic>false</italic>
       <bold>false</bold>
      </font>
     </property>
     <property name="styleSheet">
      <string notr="true">font: 20px Arial;
color: black;</string>
     </property>
     <property name="text">
      <string>Enter a PIN Code</string>
     </property>
     <property name="alignment">
      <set>Qt::AlignCenter</set>
     </property>
    </widget>
    <widget class="QPushButton" name="pin5_3">
     <property name="geometry">
      <rect>
       <x>210</x>
       <y>160</y>
       <width>20</width>
       <height>20</height>
      </rect>
     </property>
     <property name="minimumSize">
      <size>
       <width>20</width>
       <height>20</height>
      </size>
     </property>
     <property name="maximumSize">
      <size>
       <width>20</width>
       <height>20</height>
      </size>
     </property>
     <property name="styleSheet">
      <string notr="true">QPushButton
{
	border-radius: 10px;
	border: 3px solid #cecece;
}
</string>
     </property>
     <property name="text">
      <string/>
     </property>
    </widget>
    <widget class="QPushButton" name="closePushButton">
     <property name="geometry">
      <rect>
       <x>320</x>
       <y>20</y>
       <width>31</width>
       <height>24</height>
      </rect>
     </property>
     <property name="cursor">
      <cursorShape>PointingHandCursor</cursorShape>
     </property>
     <property name="styleSheet">
      <string notr="true">QPushButton{
	border: None;
}</string>
     </property>
     <property name="text">
      <string/>
     </property>
     <property name="icon">
      <iconset>
       <normaloff>images/close.png</normaloff>images/close.png</iconset>
     </property>
     <property name="iconSize">
      <size>
       <width>20</width>
       <height>20</height>
      </size>
     </property>
    </widget>
   </widget>
   <widget class="QWidget" name="enterpasswordPage">
    <widget class="QLabel" name="enterpasswordLabel">
     <property name="geometry">
      <rect>
       <x>0</x>
       <y>130</y>
       <width>361</width>
       <height>31</height>
      </rect>
     </property>
     <property name="font">
      <font>
       <family>Arial</family>
       <pointsize>-1</pointsize>
       <italic>false</italic>
       <bold>false</bold>
      </font>
     </property>
     <property name="styleSheet">
      <string notr="true">font: 20px Arial;
color: black;</string>
     </property>
     <property name="text">
      <string>Enter Password</string>
     </property>
     <property name="alignment">
      <set>Qt::AlignCenter</set>
     </property>
    </widget>
    <widget class="QLineEdit" name="enterpasswordLineEdit">
     <property name="geometry">
      <rect>
       <x>20</x>
       <y>190</y>
       <width>321</width>
       <height>51</height>
      </rect>
     </property>
     <property name="styleSheet">
      <string notr="true">QLineEdit
{
	border: 2px solid #71cd00;
	border-radius: 10px;
font: 18pt Arial;
}
QLineEdit:focus
{
	border: 2px solid #71cd00;
}</string>
     </property>
    </widget>
    <widget class="QPushButton" name="okPushButton">
     <property name="geometry">
      <rect>
       <x>140</x>
       <y>290</y>
       <width>75</width>
       <height>51</height>
      </rect>
     </property>
     <property name="font">
      <font>
       <family>Arial</family>
       <pointsize>-1</pointsize>
       <italic>false</italic>
       <bold>false</bold>
      </font>
     </property>
     <property name="styleSheet">
      <string notr="true">QPushButton
{
	background: #71cd00;
	border-radius: 10px;
	font: 20px Arial;
	color: #ffffff;
	
}
QPushButton:pressed
{
	background: #468000;;
}</string>
     </property>
     <property name="text">
      <string>OK</string>
     </property>
    </widget>
    <widget class="QPushButton" name="closePushButton_2">
     <property name="geometry">
      <rect>
       <x>320</x>
       <y>20</y>
       <width>31</width>
       <height>24</height>
      </rect>
     </property>
     <property name="cursor">
      <cursorShape>PointingHandCursor</cursorShape>
     </property>
     <property name="styleSheet">
      <string notr="true">QPushButton{
	border: None;
}</string>
     </property>
     <property name="text">
      <string/>
     </property>
     <property name="icon">
      <iconset>
       <normaloff>images/close.png</normaloff>images/close.png</iconset>
     </property>
     <property name="iconSize">
      <size>
       <width>20</width>
       <height>20</height>
      </size>
     </property>
    </widget>
   </widget>
  </widget>
 </widget>
 <resources/>
 <connections/>
</ui>
